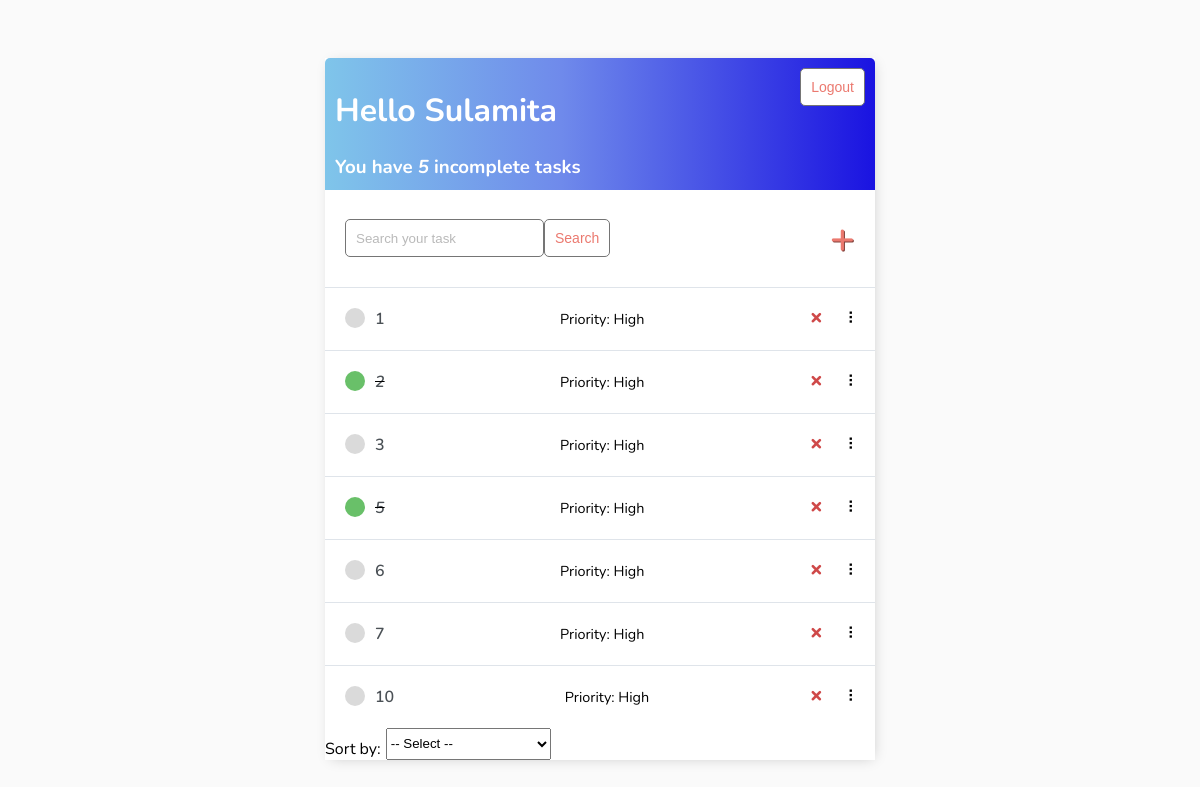
The page / (signed in) on the database its author committed.
### base/models.py (models this page shows)
class Task(models.Model):
    PRIORITY_CHOICES = [
        ('3', 'High'),
        ('2', 'Medium'),
        ('1', 'Low'),
    ]
    user = models.ForeignKey(
        User, on_delete=models.CASCADE, null=True, blank=True)
    title = models.CharField(max_length=200)
    description = models.TextField(null=True, blank=True)
    complete = models.BooleanField(default=False)
    created = models.DateTimeField(auto_now_add=True)
    priority = models.CharField(
        max_length=7,
        choices=PRIORITY_CHOICES,
        default='Low'
    )
    due_date = models.DateTimeField(null=True, blank=True, default="MM/DD/YYYY HH:mm")
    def __str__(self):
        return self.title
    class Meta:
        order_with_respect_to = 'user'

### base/views.py (the view)
# urls.py: path('', TaskList.as_view(), name='tasks'),
class TaskList(LoginRequiredMixin, ListView):
    model = Task
    context_object_name = 'tasks'
    def get_context_data(self, **kwargs):
        context = super().get_context_data(**kwargs)
        context['tasks'] = context['tasks'].filter(user=self.request.user)
        context['count'] = context['tasks'].filter(complete=False).count()
        search_input = self.request.GET.get('search-area') or ''
        if search_input:
            context['tasks'] = context['tasks'].filter(
                title__icontains=search_input
            )
        context['search_input'] = search_input
        sort_by = self.request.GET.get('sort_by', '')
        if sort_by == 'priority_asc':
            context['tasks'] = context['tasks'].order_by('priority')
        elif sort_by == 'priority_desc':
            context['tasks'] = context['tasks'].order_by('-priority')
        elif sort_by == 'due_date_asc':
            context['tasks'] = context['tasks'].order_by('due_date')
        elif sort_by == 'due_date_desc':
            context['tasks'] = context['tasks'].order_by('-due_date')
        context['sort_by'] = sort_by
        return context

### base/templates/base/task_list.html (shortened to what this page needs)
{% extends 'base/main.html' %} {% block content %}
<div class="header-bar">
    <div>
        <h1>Hello {{request.user|title}}</h1>
        <h3 style="margin:0">You have <i>{{count}}</i> incomplete task{{ count|pluralize:"s" }}</h3>
    </div>
    {% if request.user.is_authenticated %}
        <form id="logout-form" method="post" action="{% url 'logout' %}">
    <button type="submit" class="button">Logout</button>
</form>
 {% else %}
        <a href="{% url 'login' %}">Login</a> {% endif %}
</div>
<div id="search-add-wrapper">
    <form method="GET" style="display: flex;">
        <input type='text' name='search-area' placeholder="Search your task" value="{{search_input}}">
        <input class="button" type="submit" value='Search'>
    </form>
    {% if tasks|length > 0 %}
    <a id="add-link" href="{% url 'task-create' %}">&#x2b;</a>
    {% endif %}
</div>
<div id="tasklist" class="task-items-wrapper">
    {% for task in tasks %}
    <div class="task-wrapper" data-position="{{task.pk}}">
        <div class="task-title">
            {% if task.complete %}
            <div class="task-complete-icon"></div>
            <i><s><a href="{% url 'task-update' task.id %}">{{task}}</a></s></i>
            {% else %}
            <div class="task-incomplete-icon"></div>
            <a href="{% url 'task-update' task.id %}">{{task}}</a>
            {% endif %}
        </div>
        <div class="task-details">
            <span class="task-priority priority-{{task.priority}}">Priority:
                {% if task.priority == '1' %} Low {% elif task.priority == '2' %} Medium {% else %} High{% endif %}</span>
        </div>
        <div class="task-controls">
            <a class="delete-link" href="{% url 'task-delete' task.id %}">&#215;</a>
            <span class="handle">&nbsp;&#10247;</span>
        </div>
    </div>
    {% empty %}
    <div style="text-align: center; padding-bottom: 10px; line-height: 1em;">
        <h3>No new tasks are created.</h3>
        <h3>Create a <a style="text-decoration: none; color: #e53935;" href="{% url 'task-create' %}">New task</a> ! </h3>
    </div>
    {% endfor %}
</div>
<form method="GET" style="display: flex; margin-bottom: 10px;">
    <label for="sort-by" style="margin-right: 5px;">Sort by:</label>
    <select name="sort_by" id="sort-by" onchange="this.form.submit()">
        <option value="">-- Select --</option>
    </select>
</form>
{% endblock content %}

### base/templates/base/main.html (shortened to what this page needs)
<!DOCTYPE html>
<html lang="en">
<head>
</head>
<body>
    <div class="container">
        {% block content %} {% endblock content %}
    </div>
</body>
</html>

### base/templates/base/main.html (style rules this page uses)
body { background-color: #FAFAFA; font-family: 'Nunito', sans-serif; padding-top: 50px; }
h1, h2, h3, h4, h5, h6, { font-family: 'Raleway', sans-serif; }
a, p { color: #4b5156 }
a { font-weight: 600; }
.container { max-width: 550px; margin: auto; background-color: #fff; -webkit-box-shadow: 2px 2px 13px -4px rgba(0, 0, 0, 0.21); box-shadow: 2px 2px 13px -4px rgba(0, 0, 0, 0.21); }
input { outline: none; border: none; }
.header-bar { display: flex; justify-content: space-between; color: #fff; padding: 10px; border-radius: 5px 5px 0 0; background: linear-gradient(90deg, #7fc5ea 0%, #6f8aeb 43%, #1a13e1 100%); }
.task-wrapper { display: flex; align-items: center; justify-content: space-between; background-color: #fff; border-top: 1px solid #dfe4ea; overflow: hidden; }
.task-title { display: flex; padding: 20px; }
.task-title a { text-decoration: none; color: #4b5156; margin-left: 10px; }
.task-complete-icon { height: 20px; width: 20px; background-color: rgb(105, 192, 105); border-radius: 50%; }
.task-incomplete-icon { height: 20px; width: 20px; background-color: rgb(218, 218, 218); border-radius: 50%; }
.delete-link { text-decoration: none; font-weight: 900; color: #cf4949; font-size: 22px; line-height: 0; padding: 20px 0px; }
.handle { display: inline-block; padding: 20px 16px; cursor: grab; user-select: none; }
.handle:after, .handle:before { display: block; content: ""; }
#add-link { color: #EB796F; text-decoration: none; font-size: 42px; text-shadow: 1px 1px #81413b; }
#search-add-wrapper { display: flex; justify-content: space-between; align-items: center; padding: 20px; }
input[type=text], input[type=password], textarea { border: 1px solid #757575; border-radius: 5px; padding: 10px; width: 90%; }
label { padding-top: 10px !important; display: block; }
::placeholder { font-weight: 300; opacity: 0.5; }
.button { border: 1px solid #757575; background-color: #FFF; color: #EB796F; padding: 10px; font-size: 14px; border-radius: 5px; cursor: pointer; text-decoration: none; }

### base/templates/base/task_list.html (style rules this page uses)
.task-priority { font-size: 0.9em; margin-right: 10px; }

### rows shown on the page
Task: title "1", priority "High"
Task: title "2", priority "High"
Task: title "3", priority "High"
Task: title "5", priority "High"
Task: title "6", priority "High"
Task: title "7", priority "High"
Task: title "10", priority "High"

### other values the page prints
{{ request.user|title }} "Sulamita"
{{ count }} "5"
